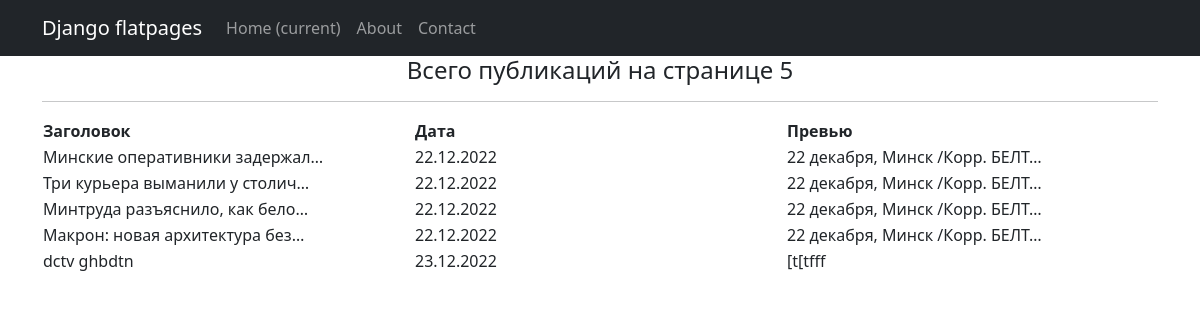
/posts/, run on the app's committed database.
### news/models.py (models this page shows, shortened)
class Posts(models.Model):
    author = models.ForeignKey(Author, on_delete = models.CASCADE)
    option = models.CharField(max_length = 2,
                              choices = OPTIONS,
                              default = news)
    dt_of_publication = models.DateTimeField(auto_now_add = True)
    title = models.CharField(max_length = 150)
    text = models.CharField(max_length = 10000)
    rate_post = models.IntegerField(default=0)
    category = models.ManyToManyField(Category, through = 'PostCategory')
    @property
    def post_rating(self):
        return self.rate_post

### news/views.py (the view)
# urls.py: path('', PostsList.as_view(), name = 'posts_'),
class PostsList(ListView):
    model = Posts
    ordering = 'dt_of_publication'
    template_name = 'posts.html'
    context_object_name = 'posts'
    paginate_by = 10
    def get_context_data(self, **kwargs):
        context = super().get_context_data(**kwargs)
        context['time_now'] = datetime.utcnow()
        return context

### news/templatetags/custom_filters.py (called while the page is built)
@register.filter()
def censor(value):
    for word in words_censor:
        value = value.replace(word[1:], '*' * len(word[1:]))
    return value

### templates/posts.html
{% extends 'flatpages/default.html' %}
{% load custom_filters %}
{% block content %}
<h4>Всего публикаций на странице {{ posts|length }}</h4>
    <hr>
    {% if posts %}
        <table border = 0 width = 100% align = center>
            <tr align = left>
                <td width = 33%><b>Заголовок</b></td>
                <td width = 33%><b>Дата</b></td>
                <td width = 33%><b>Превью</b></td>
            </tr>
            {% for post in posts %}
            <tr align = left>
                <td>{{ post.title|truncatechars:30|censor }}</td>
                <td>{{ post.dt_of_publication|date:'d.m.Y' }}</td>
                <td>{{ post.text|truncatechars:30|censor }} </td>
            </tr>
            {% endfor %}
        </table>
    {% else %}
        <h2>Новостей нет</h2>
    {% endif %}
{% endblock content %}

### data on the page
Posts: title|censor "Минские оперативники задержал…", dt_of_publication "22.12.2022", text|censor "22 декабря, Минск /Корр. БЕЛТ…"
Posts: title|censor "Три курьера выманили у столич…", dt_of_publication "22.12.2022", text|censor "22 декабря, Минск /Корр. БЕЛТ…"
Posts: title|censor "Минтруда разъяснило, как бело…", dt_of_publication "22.12.2022", text|censor "22 декабря, Минск /Корр. БЕЛТ…"
Posts: title|censor "Макрон: новая архитектура без…", dt_of_publication "22.12.2022", text|censor "22 декабря, Минск /Корр. БЕЛТ…"
Posts: title|censor "dctv ghbdtn", dt_of_publication "23.12.2022", text|censor "[t[tfff"

### other printed values
{{ posts|length }} "5"
